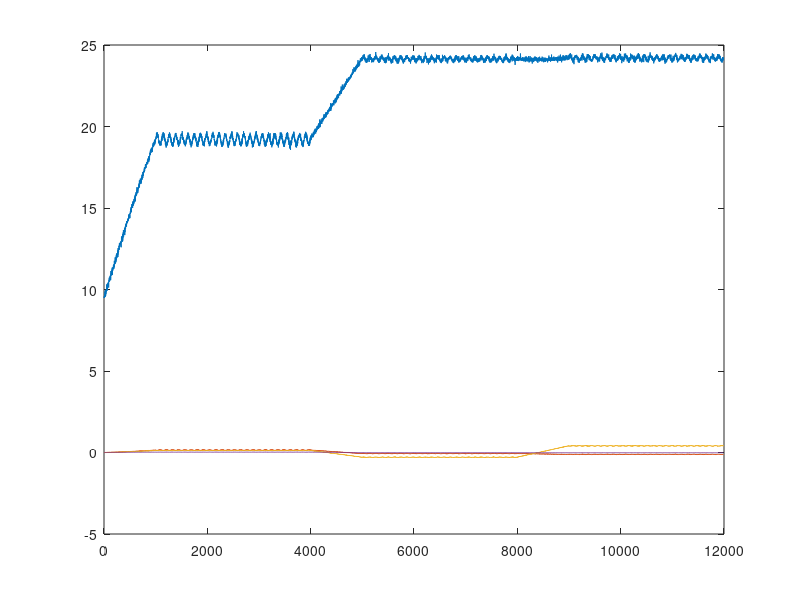
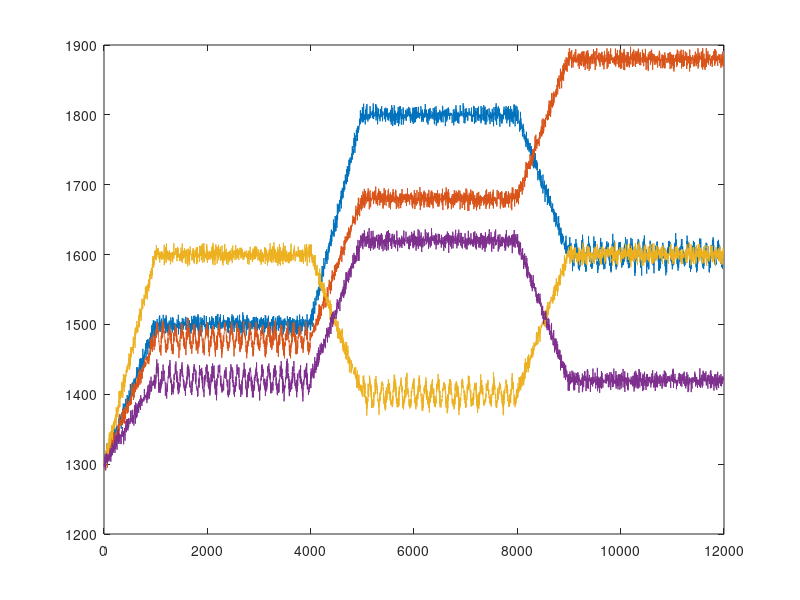

Reproduce these figures in MATLAB, in order.
function Create_Nonlinear_Test_Data
%Creating a set of omegas, and the resulting FT's, then adding noise to the
%dataset and seeing how my model deals with it

%Im going to use a fixed value of ct, d, and cq
%Then ill create omegas and solve for the FT values
%Then ill add noise to the dataset and plug into my analysis program

%My analysis program should return the same ct, d, and cq 

omega = create_omega();
omega_noise = noise(omega,18);

cts = create_cts(omega_noise);

fts = model(cts,omega_noise);

a_fz = fts(1,:);
a_tx = fts(2,:);
a_ty = fts(3,:);
a_tz = fts(4,:);
a_o1 = omega_noise(1,:);
a_o2 = omega_noise(2,:);
a_o3 = omega_noise(3,:);
a_o4 = omega_noise(4,:);

plot_fts(fts)
plot_omegas(omega_noise)


save([mfilename '_nonlinear_data_2018_06_18_Sample_Data'],'a_fz','a_tx','a_ty','a_tz','a_o1','a_o2','a_o3','a_o4')



function omega = create_omega()
horizontal = ones(1,3000)*1000;
slope = 1:.2:200;
negslop = 200:-.2:1;

wavy_horiz = sin(0:.0524:(50*pi))*15;

motor1 = [slope+1300,horizontal*1.5,(slope*1.5)+1500,horizontal*1.8,negslop+1600,wavy_horiz+1600];
motor2 = [(slope*.9)+1300,wavy_horiz+1480,slope+1480,horizontal*1.68,slope+1680,horizontal*1.88];
motor3 = [(slope*1.5)+1300,horizontal*1.6,negslop+1400,wavy_horiz+1400,slope+1400,horizontal*1.6];
motor4 = [(slope*.6)+1300,wavy_horiz+1420,slope+1420,horizontal*1.62,(negslop)+1420,horizontal*1.420];

omega = [motor1;motor2;motor3;motor4];

function cts = create_cts(omega)
cts = zeros(3,length(omega));

for j = 1:length(omega)
    d = .118;
    ct = CT_function(mean(omega(:,j)));
    cts(1,j) = ct;
    cts(2,j) = d * ct;
    cts(3,j) = -3.542252 *10^-8;
end

function ct = CT_function(omega)
x1 = 2.331532*10^-6;
x2 = 2.103702*10^5;
x3 = 9.739919*10^-3;

ct = x1/(1+x2*exp(-x3*omega));

function fts = model(cts,omega)
fts = zeros(4,length(omega));

for i = 1:length(omega)
    ct = cts(1,i);
    dct = cts(2,i);
    cq = cts(3,i);
    coef_mat = [ct,ct,ct,ct;dct,-dct,dct,-dct;-dct,dct,dct,-dct;-cq,cq,-cq,cq];
    fts(:,i) = coef_mat*omega(:,i).^2;
end

function out = noise(data,n)
[r,c] = size(data);
out = zeros(r,c);

for i = 1:r
    for j = 1:c
        num = randi([-1,1]);
        if num > 0
            out(i,j) = data(i,j) + (randi([-n,n])*rand);
        else
            out(i,j) = data(i,j);
        end
    end
end
        
function plot_fts(fts)
figure('Visible','on','Name','FTs plot')
l = 1:length(fts);
plot(l,fts(1,:),l,fts(2,:),l,fts(3,:),l,fts(4,:))

function plot_omegas(omega)
figure('Visible','on','Name','Omega Plot')
l = 1:length(omega);
plot(l,omega(1,:),l,omega(2,:),l,omega(3,:),l,omega(4,:))






